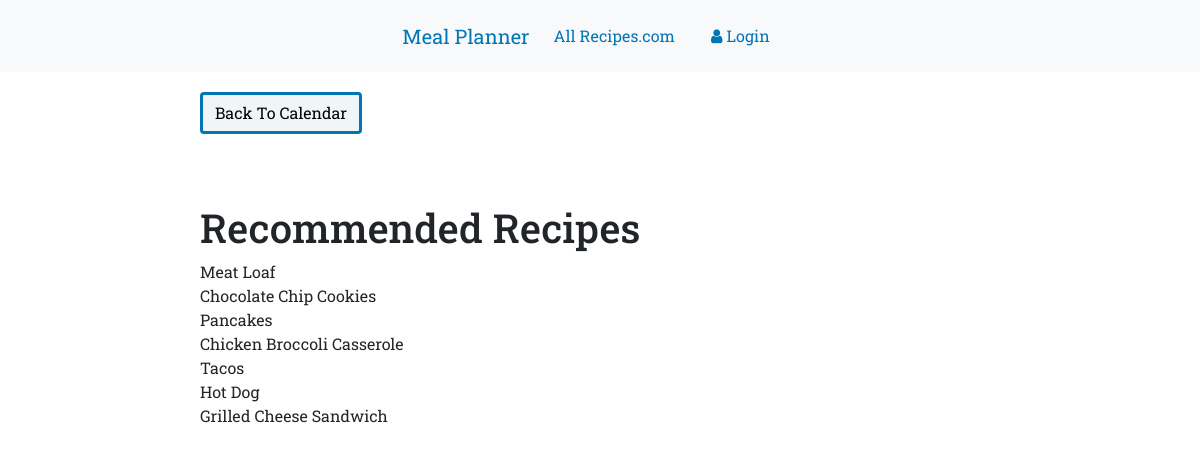
/recommendedRecipes/, run on the app's committed database.
### appFood/models.py (models this page shows, shortened)
class Recipe(models.Model):
    MAIN_DISH = 1
    BREAKFAST = 2
    LUNCH = 3
    SOUPS  = 4
    AMERICAN = 5
    ITALIAN = 6
    MEXICAN = 7
    ASIAN = 8
    RUSSIAN = 9
    EUROPEAN = 10
    DESSERTS = 11
    OTHER = 12
    CATEGORIES = (
        (MAIN_DISH, ('Main dishes')),
        (BREAKFAST, ('Breakfast')),
        (LUNCH, ('Lunch')),
        (SOUPS, ('Soups')),
        (AMERICAN, ('American or home style meals')),
        (ITALIAN, ('Italian')),
        (MEXICAN, ('Mexican')),
        (ASIAN, ('Asian, Chinese, Japanese, etc')),
        (RUSSIAN, ('Russian')),
        (EUROPEAN, ('European, any country')),
        (DESSERTS, ('Desserts and treats')),
        (OTHER, ('Other, anything')),
    )
    recipe_name = models.CharField(max_length=200)
    directions = models.TextField(max_length=3000)
    category_name = models.PositiveSmallIntegerField(choices = CATEGORIES, default = MAIN_DISH)
    class Meta:
        ordering = ['recipe_name']
    def __str__(self):
        return self.recipe_name

### appFood/views.py (the view)
# urls.py: path('recommendedRecipes/', views.recommendRecipes, name='recommendedRecipes'),
def recommendRecipes(request):
    recipes = list(Recipe.objects.all())
    randomeRecipes = random.sample(recipes, 3)
    meals = Meal.objects.all()
    toprecipes = Recipe.objects.prefetch_related('recipes').annotate(count=Count('recipes')).filter(count__gte=1).order_by('-count')[:2]
    bottomrecipes = Recipe.objects.prefetch_related('recipes').annotate(count=Count('recipes')).filter(count__gte=1).order_by('count')[:2]
    recmdRcpList = list(chain(randomeRecipes, toprecipes, bottomrecipes))
    return render(request, 'appFood/recommendedRecipes.html', {'recmdRcpList': recmdRcpList})

### appFood/templates/appFood/recommendedRecipes.html
{% extends "appFood/base.html" %}
{% block content %}
<div class="content">
  <a class='btn btn-primary' href="{% url 'calendar' %}">Back To Calendar</a>
</div>
<div class="content">
  <h1>Recommended Recipes</h1>
  {% for item in recmdRcpList %}
    {{item}}<br>
  {% endfor %}
</div>
{% endblock %}

### appFood/static/css/food.css (style rules this page uses)
body { font-family: 'Roboto Slab', serif; }
.content { margin: 20px 200px 70px; }
.btn { outline: none; color: black; background-color: #f0f5f7; border: 3px solid #0076b5; box-shadow: 0 0 0 0; margin-right: 3px; }
a { color: #0076b5; }

### data on the page
Recipe: recipe_name "Meat Loaf"
Recipe: recipe_name "Chocolate Chip Cookies"
Recipe: recipe_name "Pancakes"
Recipe: recipe_name "Chicken Broccoli Casserole"
Recipe: recipe_name "Tacos"
Recipe: recipe_name "Hot Dog"
Recipe: recipe_name "Grilled Cheese Sandwich"
